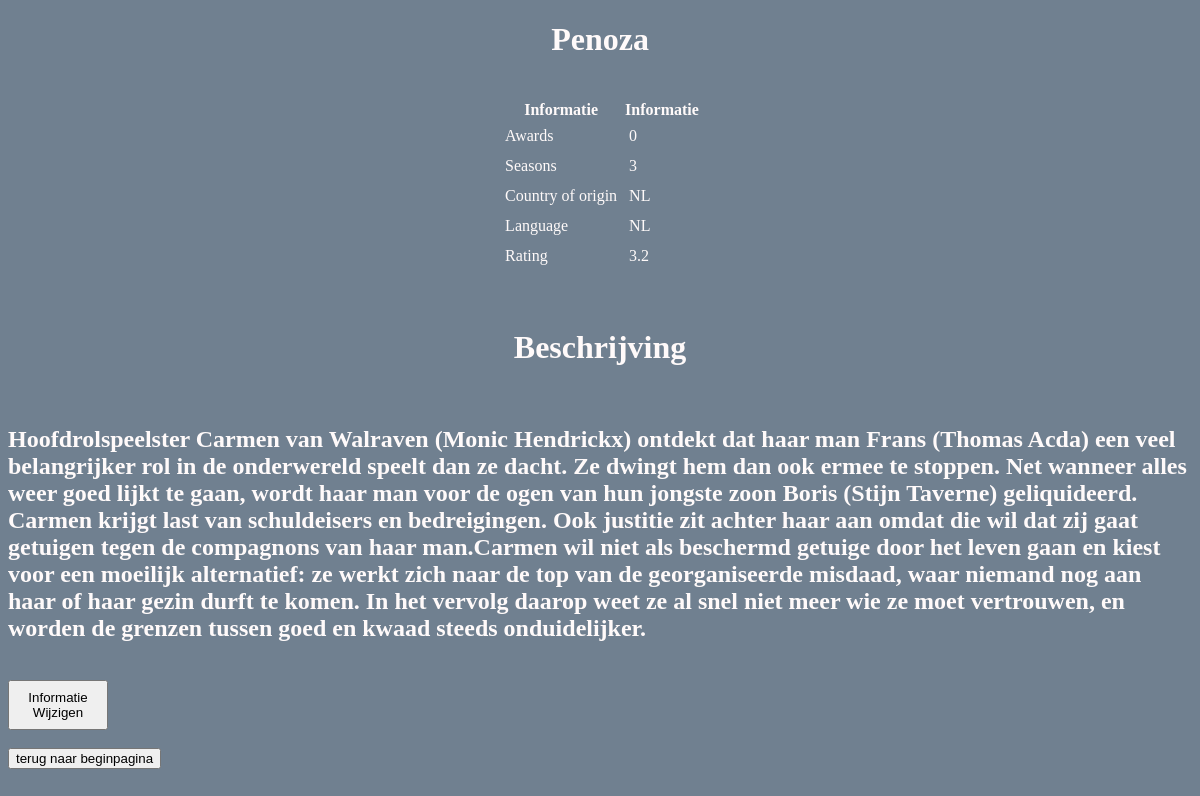
Screenshot of /details.php?id=4 with the database file from the repository.
### tables this page shows
CREATE TABLE `media` (
	id MEDIUMINT NOT NULL AUTO_INCREMENT PRIMARY KEY,
    title VARCHAR(100) NOT NULL,
    rating DECIMAL(2,1) NULL,
    length_in_minutes INTEGER NOT NULL,
    released_at DATE NULL,
    country_of_origin VARCHAR(2) NULL,
    language ENUM('NL', 'EN') NOT NULL,
    summary TEXT NOT NULL,
    awards BIT NOT NULL,
    seasons INT NOT NULL,
    youtube_trailer_id VARCHAR(20) NULL,
    media ENUM('film', 'serie') NOT NULL
);

### details.php (the view, shortened to what this page needs)
<?php
include("connection.php");
?>
<!DOCTYPE html>
<html lang="en">
    <head>
        <link rel="stylesheet" href="style.css">
    </head>
    <body>
        <form action="edit.php" method="get">
            <?php
            $id = $_GET["id"];
            $showsTable = $pdo->query("SELECT * FROM media WHERE id = $id")->fetch();
            ?>
            <h1 class="header1"><?= $showsTable["title"] ?></h1>
            <br>
            <table class="table1">
                <tr>
                    <th>Informatie</th>
                    <th>Informatie</th>
                </tr>
                <tr>
                    <td>Awards</td>
                    <td><?= $showsTable["awards"] ?></td>
                </tr>
                <?php if ($showsTable['media'] == 'serie') {?>
                <tr>
                    <td>Seasons</td>
                    <td><?= $showsTable["seasons"] ?></td>
                </tr>
                <?php } ?>
                <tr>
                    <td>Country of origin</td>
                    <td><?= $showsTable["country_of_origin"] ?></td>
                </tr>
                <tr>
                    <td>Language</td>
                    <td><?= $showsTable["language"] ?></td>
                </tr>
                <?php if ($showsTable['media'] == 'serie') {?>
                <tr>
                    <td>Rating</td>
                    <td><?= $showsTable["rating"] ?></td>
                </tr>
                <?php } ?>
            </table>
            <br>
            <br>
            <h1 class="header1">Beschrijving</h1>
            <br>
            <h2><?= $showsTable["summary"] ?></h2>
            <br>
            <button type="submit" name="id" value="<?= $showsTable["id"] ?>">Informatie Wijzigen</button>
        </form>
        <br>
        <a href="index.php">
            <input type="submit" value="terug naar beginpagina">
        </a>
    </body>
</html>

### style.css (style rules this page uses)
.header1 { display: flex; justify-content: center; }
.table1 { display: flex; justify-content: center; }
body { background-color:slategrey; color: snow; }
td { padding: 5px; }
button { width: 100px; height: 50px; }

### rows the page displays
media: title "Penoza", awards "0", seasons "3", country_of_origin "NL", language "NL", rating "3.2", summary "Hoofdrolspeelster Carmen van Walraven (Monic Hendrickx) ontdekt dat haar man Frans (Thomas Acda) een veel belangrijker rol in de onderwereld speelt dan ze dacht. Ze dwingt hem dan ook ermee te stoppen. Net wanneer alles weer goed lijkt te gaan, wordt haar man voor de ogen van hun jongste zoon Boris (Stijn Taverne) geliquideerd. Carmen krijgt last van schuldeisers en bedreigingen. Ook justitie zit achter haar aan omdat die wil dat zij gaat getuigen tegen de compagnons van haar man.Carmen wil niet als beschermd getuige door het leven gaan en kiest voor een moeilijk alternatief: ze werkt zich naar de top van de georganiseerde misdaad, waar niemand nog aan haar of haar gezin durft te komen. In…"
